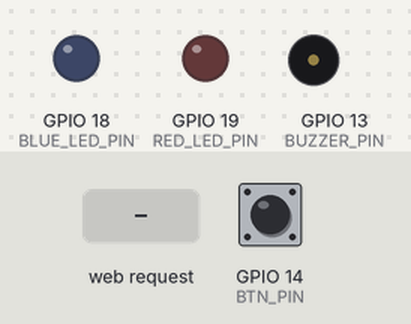
Bench run of a program on a simulated ESP32. On the bench: output pins drawn as LEDs (lit = HIGH), buzzer (waves = sounding). The inputs (shaded band) are chosen by the test bench; at power-on: GPIO 14 (BTN_PIN) HIGH. WiFi joins after 1.5 s; servers stay silent unless stated; what the program prints to the serial monitor is not drawn.

Above: at 2.7 s.
2.8 s: GPIO 14 (BTN_PIN) pulled LOW for 0.15 s
At 3.0 s:
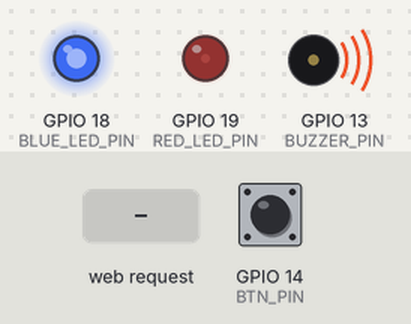
5.8 s: GPIO 14 (BTN_PIN) pulled LOW for 1 s
At 7.0 s:
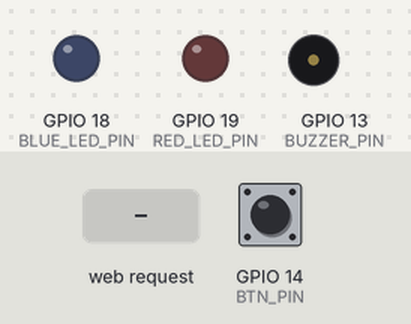
8.3 s: HTTP request GET /toggle received
At 8.45 s:
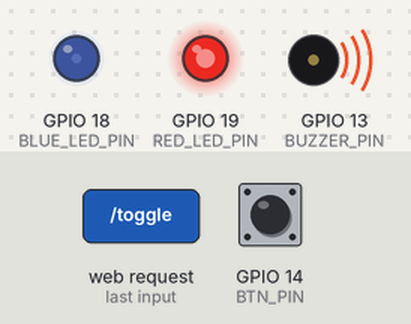
11.3 s: GPIO 14 (BTN_PIN) pulled LOW for 3.2 s
Timing chart, 0 to 14.3 s (numbered marks = the images above; inputs shaded):
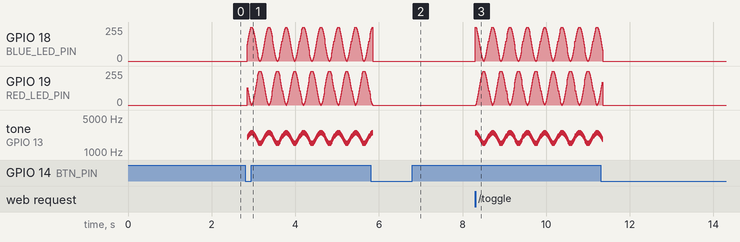

Measured:
- after the input at 5.8 s, GPIO 19 (RED_LED_PIN): goes on until 5.9 s, then stays 0/255

The program:

main.cpp
```cpp
#include <Arduino.h>
#include <WiFi.h>
#include <WebServer.h>
#include "hardware.h"
#include "network.h"

void setup() {
  initNetwork();
  initHardware();
}

void loop() {
  handleClient();
  handleHardware();
}
```

hardware.cpp
```cpp
#include "hardware.h"
#include "config.h"

bool isOn = false;

static void turnOffAlert();
static void setPins();
static void setAlertVals(int brightnessRed,int brightnessBlue,int toneVal);
static void checkBtn();
static void alertWave();

void initHardware() {
    setPins();
    turnOffAlert();
}

void handleHardware() {
    checkBtn();
    if(isOn) alertWave();
}

void toggleAlert() {
    isOn = !isOn;
    if(!isOn) turnOffAlert();
}

static void alertWave() {
    static unsigned long lastWaveTime = 0;
    static int angle = 0;
    float sinVal;
    int toneVal;
    int brightnessRed;
    int brightnessBlue;

    if(millis() - lastWaveTime > 10) {
        sinVal = sin(angle * (PI / 180.0));
        brightnessBlue = (int) ((sinVal + 1.0) * 127.5);
        brightnessRed = 255 - brightnessBlue;
        toneVal = 2000 + (int) (sinVal * 500);
        setAlertVals(brightnessRed,brightnessBlue,toneVal);

        if(angle > 360) angle = 0;
        angle += 10;
        lastWaveTime = millis();
    }
}

static void checkBtn() {
    static unsigned long lastDebounceTime = 0;
    static int lastButtonState = HIGH;
    static int lastStableButtonState = HIGH;
    int currentButtonState = digitalRead(BTN_PIN);

    if(currentButtonState != lastButtonState) {
        lastDebounceTime = millis();
        lastButtonState = currentButtonState;
    }

    if(millis() - lastDebounceTime > 50) {
        if(currentButtonState != lastStableButtonState){
            lastStableButtonState = currentButtonState;

            if(lastStableButtonState == LOW) {
                toggleAlert();
            }
        }
    };
}

static void turnOffAlert() {
    setAlertVals(0,0,0);
}

static void setPins() {
    pinMode(BTN_PIN, INPUT_PULLUP);
}

static void setAlertVals(int brightnessRed,int brightnessBlue,int toneVal) {
    analogWrite(RED_LED_PIN, brightnessRed);
    analogWrite(BLUE_LED_PIN,brightnessBlue);
    toneVal == 0 ? noTone(BUZZER_PIN) : tone(BUZZER_PIN, toneVal);
}
```

hardware.h
```cpp
#pragma once
#include <Arduino.h>

extern bool isOn;

void handleHardware();
void initHardware();
void toggleAlert();
```

network.cpp
```cpp
#include <Arduino.h>
#include "network.h"
#include "config.h"
#include "hardware.h"

static WebServer Server(80);

static void setWiFi();
static void handleRoot();
static void handleToggle();
static void setServer();
static void setSerial();

void initNetwork() {
    setSerial();
    setWiFi();
    setServer();
}

static void setWiFi() {
    const unsigned long WiFiConnectionTimeout = 10000;
    unsigned long startAttemptTime = millis();

    WiFi.mode(WIFI_STA);
    WiFi.begin(ssid,password);
    Serial.println("CONECTING TO WIFI:");

    while (WiFi.status() != WL_CONNECTED && (startAttemptTime + WiFiConnectionTimeout) > millis()){
        Serial.println("...");
        delay(250);
    }

    if(WiFi.status() == WL_CONNECTED){
        Serial.printf("WiFi connected: %s",WiFi.localIP().toString().c_str());
    }
}

static void handleRoot() {
    String html = "<h1>ESP32 alarm</h1>";
    html += "<p> Status: " + String(isOn ? "WŁĄCZONY" : "WYŁĄCZONY") + "</p>";
    html += "<a href=\"/toggle\"/><button style=\"padding:20px; font-size:20px;\">Przelacz alarm</button></a>";
    Server.send(200,"text/html",html);
}

static void handleToggle() {
    toggleAlert();
    Server.sendHeader("Location","/");
    Server.send(303);
}

static void setServer() {
    Server.on("/",handleRoot);
    Server.on("/toggle", handleToggle);
    Server.begin();
    Serial.println("\nSERWER URUCHOMIONY");
}

static void setSerial() {
    Serial.begin(115200);
}

void handleClient() {
    Server.handleClient();
}
```

network.h
```cpp
#pragma once
#include <Arduino.h>
#include <WebServer.h>

void initNetwork();
void handleClient();
```

config.h
```cpp
#pragma once
#include <Arduino.h>

#define BTN_PIN 14
#define BUZZER_PIN 13
#define RED_LED_PIN 19
#define BLUE_LED_PIN 18

constexpr const char* ssid = "hlg_gpon_3353";
constexpr const char* password = "ps73ac24";
```
